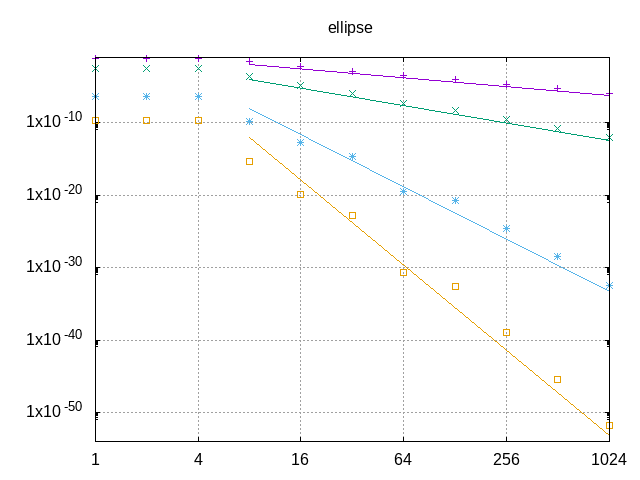

Generate this figure with gnuplot:
set term png
set output "h_conv_ellipse.png"

set title 'ellipse area'
set key off
set logscale x 2
set logscale y 10
set grid

plot 'h_convergence.dat' using 1:2 with points linestyle 1 title 'k = 1' ,\
     'h_convergence.dat' using 1:4 with points linestyle 2 title 'k = 2' ,\
     'h_convergence.dat' using 1:6 with points linestyle 3 title 'k = 4' ,\
     'h_convergence.dat' using 1:8 with points linestyle 4 title 'k = 8' ,\
     'h_conv_th_ellipse.dat' using 1:2 with lines linestyle 1, \
     'h_conv_th_ellipse.dat' using 1:3 with lines linestyle 2, \
     'h_conv_th_ellipse.dat' using 1:4 with lines linestyle 3, \
     'h_conv_th_ellipse.dat' using 1:5 with lines linestyle 4